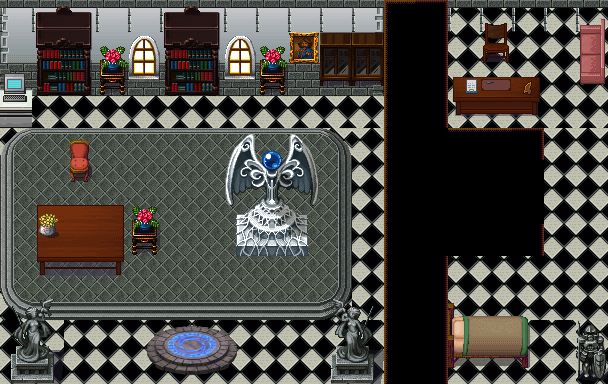

Tiled map render using the project's own tile images. Description and the map definition, with tile-layer contents summarised, below:
An orthogonal 19x12 tile map with 32x32 px tiles, 6 tile layers (background, wall, Tile Layer 6, foreground, ...), 1 hidden layer not drawn, 9 tilesets.

<map version="1.8" tiledversion="1.8.1" orientation="orthogonal" renderorder="right-down" width="19" height="12" tilewidth="32" tileheight="32" infinite="0" nextlayerid="8" nextobjectid="1">
 <properties>
  <property name="5 10" value="library.tmx 17 10" />
 </properties>
 <tileset firstgid="1" name="Inq XP MI - Wooden Roof" tilewidth="32" tileheight="32" tilecount="12" columns="3">
  <image source="tileset/Inq XP MI - Wooden Roof.png" width="96" height="128" />
 </tileset>
 <tileset firstgid="13" name="wellingtonRoom" tilewidth="32" tileheight="32" tilecount="228" columns="19">
  <image source="tileset/wellingtonRoom.png" trans="ff00ff" width="608" height="384" />
 </tileset>
 <tileset firstgid="241" name="collision" tilewidth="32" tileheight="32" tilecount="2" columns="2">
  <image source="tileset/collision.png" trans="ff00ff" width="64" height="32" />
 </tileset>
 <tileset firstgid="243" name="wellingtonRoomDecoration" tilewidth="32" tileheight="32" tilecount="400" columns="20">
  <image source="tileset/wellingtonRoomDecoration.png" trans="ff00ff" width="640" height="640" />
 </tileset>
 <tileset firstgid="643" name="1139" tilewidth="32" tileheight="32" tilecount="272" columns="8">
  <image source="tileset/1139.png" trans="ff00ff" width="256" height="1088" />
 </tileset>
 <tileset firstgid="915" name="Inq XP MI- Medieval Indoors - Hi Class" tilewidth="32" tileheight="32" tilecount="608" columns="16">
  <image source="tileset/Inq XP MI- Medieval Indoors - Hi Class.png" trans="ff00ff" width="512" height="1216" />
 </tileset>
 <tileset firstgid="1523" name="Inq XP MI- Medieval Indoors - Mid Class" tilewidth="32" tileheight="32" tilecount="944" columns="16">
  <image source="tileset/Inq XP MI- Medieval Indoors - Mid Class.png" trans="ff00ff" width="512" height="1888" />
 </tileset>
 <tileset firstgid="2467" name="Inq XP MI- Medieval Indoors" tilewidth="32" tileheight="32" tilecount="2176" columns="8">
  <image source="tileset/Inq XP MI- Medieval Indoors.png" trans="ff00ff" width="256" height="8704" />
 </tileset>
 <tileset firstgid="4643" name="teleport_128" tilewidth="32" tileheight="32" tilecount="40" columns="4">
  <image source="tileset/teleport_128.png" trans="ff00ff" width="128" height="320" />
 </tileset>
 <layer id="1" name="background" width="19" height="12">
  <data>[228 cells, 218 non-empty, 209 distinct tile ids]</data>
 </layer>
 <layer id="2" name="wall" width="19" height="12">
  <data>[228 cells, 13 non-empty, 5 distinct tile ids]</data>
 </layer>
 <layer id="3" name="Tile Layer 6" width="19" height="12">
  <data>[228 cells, 38 non-empty, 15 distinct tile ids]</data>
 </layer>
 <layer id="4" name="foreground" width="19" height="12">
  <data>[228 cells, 28 non-empty, 20 distinct tile ids]</data>
 </layer>
 <layer id="5" name="edgeLeft" width="19" height="12">
  <data>[228 cells, 16 non-empty, 7 distinct tile ids]</data>
 </layer>
 <layer id="6" name="vase" width="19" height="12">
  <data>[228 cells, 1 non-empty, 1 distinct tile ids]</data>
 </layer>
 <layer id="7" name="Collision" width="19" height="12" visible="0">
  <data>[228 cells, 100 non-empty, 2 distinct tile ids]</data>
 </layer>
</map>
